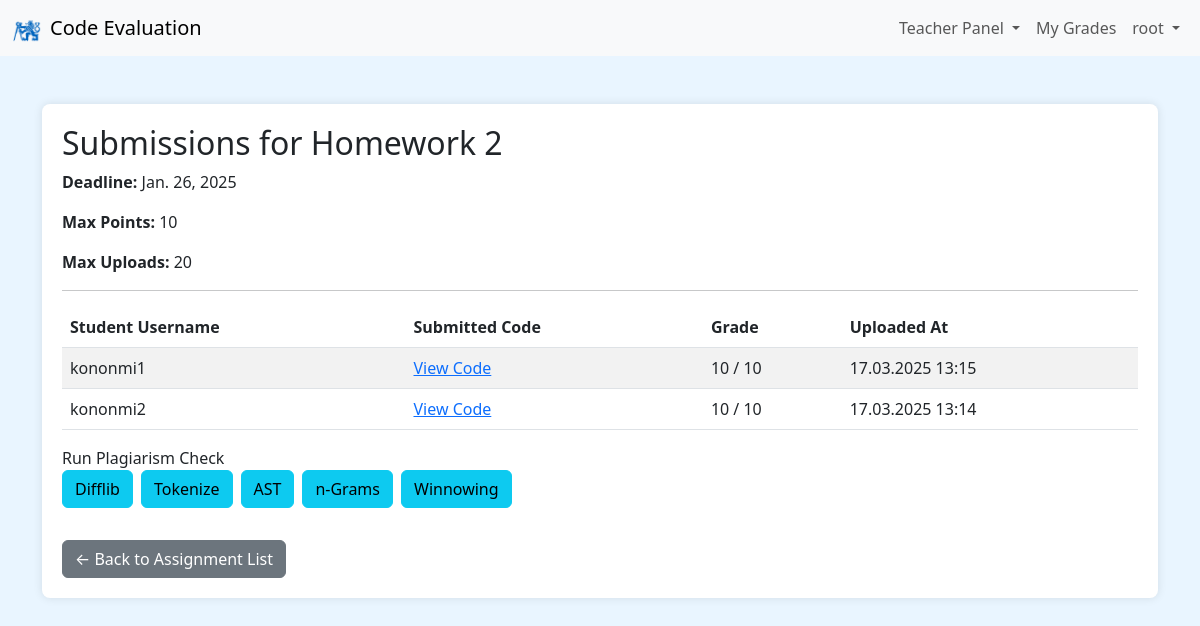
The app's page /teacher/assignments/3/submissions/ (signed in), older data.
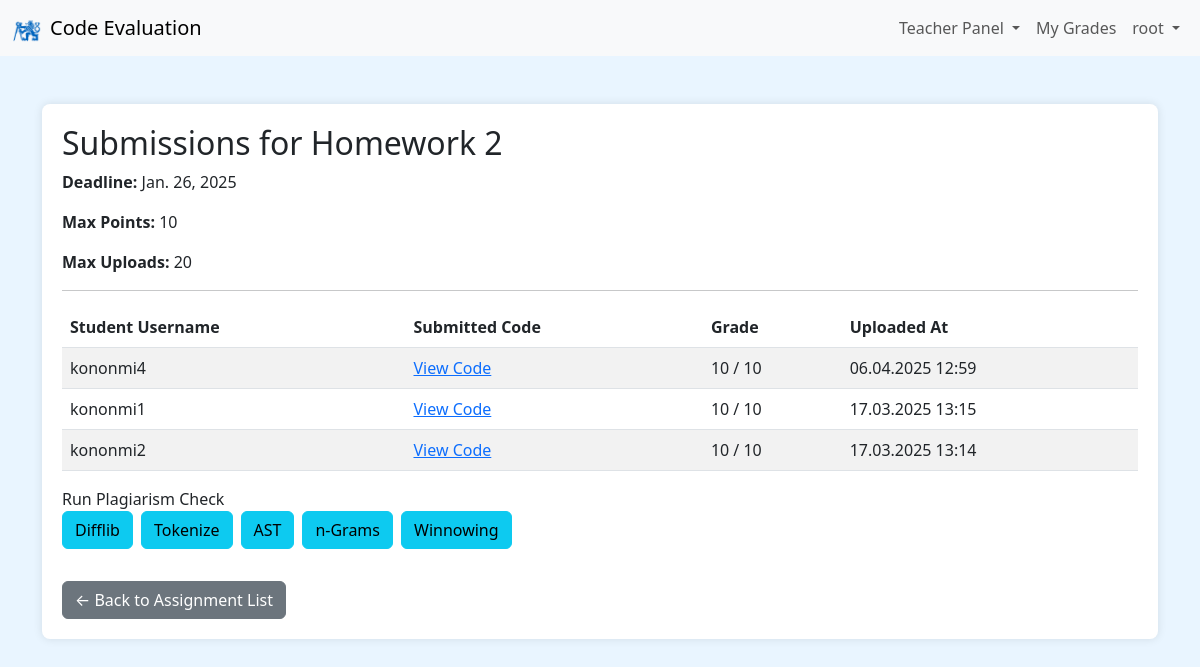
The same page, newer data.
### upload/models.py (models this page shows, shortened)
class Document(models.Model):
    assignment = models.ForeignKey(Assignment, on_delete=models.CASCADE, related_name='documents')
    user = models.ForeignKey(User, on_delete=models.CASCADE)
    description = models.CharField(max_length=255, blank=True)
    document = models.FileField(
        upload_to=document_upload_path,
        validators=[validate_file_extension]
    )
    uploaded_at = models.DateTimeField(auto_now_add=True)
    test_result = models.CharField(max_length=255, blank=True, null=True)
    grade = models.PositiveIntegerField(default=0)

class Assignment(models.Model):
    subject = models.ForeignKey(Subject, on_delete=models.CASCADE, related_name='assignments')
    name = models.CharField(max_length=100)
    description = models.TextField()
    deadline = models.DateField()
    number = models.PositiveIntegerField()
    max_points = models.PositiveIntegerField(default=10, help_text="Maximum points for this assignment.")
    max_uploads = models.PositiveIntegerField(default=20, help_text="Maximum number of downloads for a student.")

### upload/views.py (the view)
# urls.py: path('teacher/assignments/<int:pk>/submissions/', views.teacher_assignment_submissions, name='teacher_assignment_submissions'),
@login_required
@user_passes_test(is_teacher)
def teacher_assignment_submissions(request, pk):
    assignment = get_object_or_404(Assignment, pk=pk)
    submissions = assignment.documents.all().order_by('-uploaded_at')
    return render(request, 'upload/teacher/assignment_submissions.html', {
        'assignment': assignment,
        'submissions': submissions,
    })

### upload/context_processors.py (called while the page is built)
def is_teacher_context(request):
    if request.user.is_authenticated:
        is_teacher_flag = request.user.is_superuser or request.user.groups.filter(name="Teachers").exists()
    else:
        is_teacher_flag = False
    return {
        'is_teacher_flag': is_teacher_flag
    }

### upload/views.py (called while the page is built)
def is_teacher(user):
    return user.is_superuser or user.groups.filter(name='Teachers').exists()

### upload/templates/upload/teacher/assignment_submissions.html
{% extends 'upload/base.html' %}
{% load static %}
{% block content %}
<div class="content-container">
    <h2>Submissions for {{ assignment.name }}</h2>
    <p><strong>Deadline:</strong> {{ assignment.deadline }}</p>
    <p><strong>Max Points:</strong> {{ assignment.max_points }}</p>
    <p><strong>Max Uploads:</strong> {{ assignment.max_uploads }}</p>
    <hr>
    {% if submissions %}
        <table class="table table-striped">
            <thead>
                <tr>
                    <th>Student Username</th>
                    <th>Submitted Code</th>
                    <th>Grade</th>
                    <th>Uploaded At</th>
                </tr>
            </thead>
            <tbody>
                {% for submission in submissions %}
                    <tr>
                        <td>{{ submission.user.username }}</td>
                        <td>
                            <a href="{% url 'upload:document_detail' pk=submission.pk %}">View Code</a>
                        </td>
                        <td>{{ submission.grade }} / {{ assignment.max_points }}</td>
                        <td>{{ submission.uploaded_at|date:"d.m.Y H:i" }}</td>
                    </tr>
                {% endfor %}
            </tbody>
        </table>
    {% else %}
        <p>No submissions for this assignment yet.</p>
    {% endif %}
    <div class="dropdown mb-3">
        Run Plagiarism Check
        <div class="d-flex flex-wrap gap-2 mb-3">
            <a href="{% url 'upload:teacher_plagiarism_check' assignment_id=assignment.pk method='difflib' %}" class="btn btn-info">
              Difflib
            </a>
            <a href="{% url 'upload:teacher_plagiarism_check' assignment_id=assignment.pk method='tokenize' %}" class="btn btn-info">
              Tokenize
            </a>
            <a href="{% url 'upload:teacher_plagiarism_check' assignment_id=assignment.pk method='ast' %}" class="btn btn-info">
              AST
            </a>
            <a href="{% url 'upload:teacher_plagiarism_check' assignment_id=assignment.pk method='ngrams' %}" class="btn btn-info">
              n-Grams
            </a>
            <a href="{% url 'upload:teacher_plagiarism_check' assignment_id=assignment.pk method='winnowing' %}" class="btn btn-info">
              Winnowing
            </a>
          </div>
    </div>
    <a href="{% url 'upload:teacher_assignment_list' pk=assignment.subject.pk %}" class="btn btn-secondary mt-3">
        &larr; Back to Assignment List
    </a>
</div>
{% endblock %}

Row changes from the older to the newer data that the page shows:
added Document: user.username "kononmi4", grade "10", {{ assignment.max_points }} "10", uploaded_at "06.04.2025 12:59"
